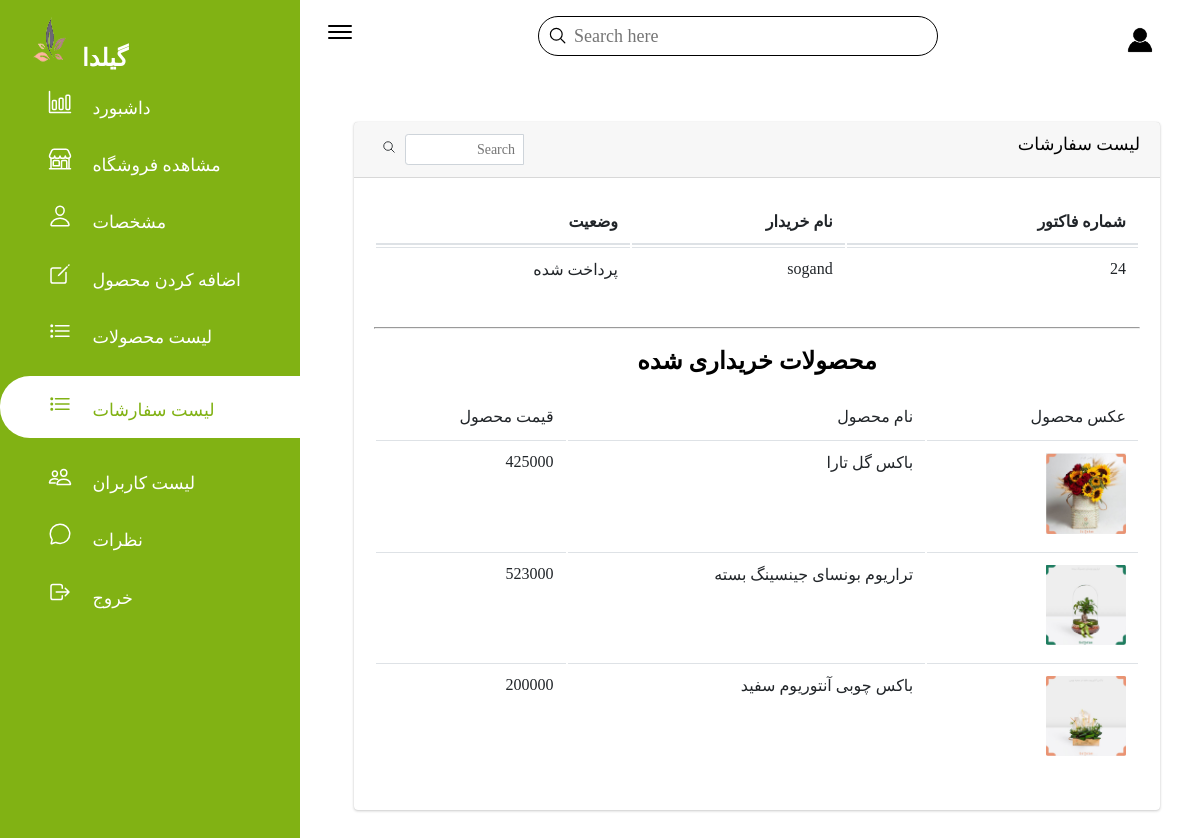
Screenshot of /admin/order_detail.php?order-id=24 with the database file from the repository.
### tables this page shows
CREATE TABLE `orders` (
  `id` int(11) NOT NULL,
  `user_email` text DEFAULT NULL,
  `product_ids` varchar(11) DEFAULT NULL,
  `total` int(11) DEFAULT NULL,
  `is_paid` int(11) DEFAULT NULL
);

CREATE TABLE `products` (
  `id` int(11) NOT NULL,
  `products_name` text NOT NULL,
  `products_price` int(11) NOT NULL,
  `products_desc` text NOT NULL,
  `products_image` text NOT NULL,
  `products_offer` int(11) NOT NULL,
  `type` varchar(30) DEFAULT NULL
);

### admin/order_detail.php (the view, shortened to what this page needs)
<?php require_once '../config/config.php'; ?>
<?php
$orderId = $_GET['order-id'];
$getOrderDetail = mysqli_query($db, "SELECT * FROM orders WHERE id=$orderId");
$orderDetail = mysqli_fetch_array($getOrderDetail);
$productIds = $orderDetail['product_ids'];
$getIds = explode(',', $productIds, -1);
?>
<!doctype html>
<html lang="en">
<head>
  <link rel="stylesheet" href="../css/styleadmin.css">
  <link href="../css/responsive.css" rel="stylesheet" />
</head>
<body>
        <div class="sidebar">
            <div class="sidebar-brand">
                <h2><img  src="../images/icon.PNG" width="50px" height="50px"><span>گیلدا</span></h2>
            </div>
            <div class="sidebar-menu">
                <ul>
                    <li class="list">
                        <a href="adminPanel.php">
                            <span class="icon"><ion-icon name="bar-chart-outline"></ion-icon></span>
                            <span class="title">داشبورد</span>
                        </a>
                    </li>
                    <li class="list">
                        <a href="../index.php">
                            <span class="icon"><ion-icon name="storefront-outline"></ion-icon></span>
                            <span class="title">مشاهده فروشگاه</span>
                        </a>
                    </li>
                    <li class="list">
                        <a href="admin_about.php">
                            <span class="icon"><ion-icon name="person-outline"></ion-icon></span>
                            <span class="title">مشخصات</span>
                        </a>
                    </li>
                    <li class="list">
                        <a href="add_products.php">
                            <span class="icon"><ion-icon name="create-outline"></ion-icon></span>
                            <span class="title">اضافه کردن محصول</span>
                        </a>
                    </li>
                    <li class="list">
                        <a href="products.php">
                            <span class="icon"><ion-icon name="list-outline"></ion-icon></span>
                            <span class="title">لیست محصولات</span>
                        </a>
                    </li>
                    <li class="list active">
                        <a href="orders.php">
                            <span class="icon"><ion-icon name="list-outline"></ion-icon></span>
                            <span class="title">لیست سفارشات</span>
                        </a>
                    </li>
                    <li class="list">
                        <a href="users.php">
                            <span class="icon"><ion-icon name="people-outline"></ion-icon></span>
                            <span class="title">لیست کاربران</span>
                        </a>
                    </li>
                    <li class="list">
                        <a href="comments.php">
                            <span class="icon"><ion-icon name="chatbubble-outline"></ion-icon></span>
                            <span class="title">نظرات</span>
                        </a>
                    </li>
                    <li class="list">
                        <a href="../config/logOut.php">
                            <span class="icon"><ion-icon name="log-out-outline"></ion-icon></span>
                            <span class="title">خروج</span>
                        </a>
                    </li>
                </ul>
            </div>
        </div>
        <div class="main-content">
            <header>
                    <h1>
                        <label for="nav-toggle">
                            <span><ion-icon name="menu-outline"></ion-icon></span>
                        </label>
                    </h1>
                <div class="search-wrappar">
                    <label>
                        <span><ion-icon name="search-outline"></ion-icon></span>
                        <input type="Search" placeholder="Search here"/>
                    </label>
                </div>
                <div class="user-wrappar">
                    <img src="../images/usericon.png" width="40px" height="40px">
                </div>
            </header>
            <main>
            <div class="content">
              <div class="content-2">
                <div class="order-detail">
                    <div class="row">
                        <div class="col-12">
                            <div class="card">
                                <div class="card-header">
                                    <h3 class="card-title">لیست سفارشات</h3>
                                    <div class="card-tools">
                                        <div class="input-group input-group-sm" style="width: 150px;">
                                            <input type="text" name="table_search" class="form-control float-right" placeholder="Search">
                                            <div class="input-group-append">
                                                <button type="submit" class="btn btn-default"><ion-icon name="search-outline"></ion-icon</button>
                                            </div>
                                        </div>
                                    </div>
                                </div>
                                <div class="card-body table-responsive p-0">
                                    <table class="table table-hover">
                                        <thead>
                                            <tr>
                                                <th>شماره فاکتور</th>
                                                <th>نام خریدار</th>
                                                <th>وضعیت</th>
                                            </tr>
                                        </thead>
                                        <tbody>
                                            <tr>
                                                <td>
                                                    <?php echo $orderDetail['id'] ?>
                                                </td>
                                                <td>
                                                    <?php echo $orderDetail['user_email'] ?>
                                                </td>
                                                <td>
                                                    <?php
                                                    if ($orderDetail['is_paid'] == 0)
                                                    {echo 'پرداخت نشده';}
                                                    else {echo 'پرداخت شده';}
                                                    ?>
                                                </td>
                                            </tr>
                                        </tbody>
                                    </table>
                                    <br><hr><br>
                                    <h2 ALIGN="CENTER">محصولات خریداری شده</h2><br>
                                    <table class="table table-hover">
                                        <thead>
                                        <tr>
                                            <td>عکس محصول</td>
                                            <td>نام محصول</td>
                                            <td>قیمت محصول</td>
                                        </tr>
                                        </thead>
                                        <tbody>
                                        <?php
                                        foreach ($getIds as $getId)
                                        {
                                            $getProduct = mysqli_query($db, "SELECT * FROM products WHERE id=$getId");
                                            $fetch = mysqli_fetch_array($getProduct);
                                            ?>
                                        <tr>
                                            <td>
                                                <img src="../images/<?php echo $fetch['products_image']?>" alt="<?php echo $fetch['products_name']?>" width="80px" id="productsimg">
                                            </td>
                                            <td>
                                                <?php
                                                echo $fetch['products_name'] . "<br>";
                                                ?>
                                            </td>
                                            <td>
                                                <?php
                                                echo $fetch['products_price'] . "<br>";
                                                }
                                                ?>
                                            </td>
                                        </tr>
                                        </tbody>
                                    </table>
                                </div>
                            </div>
                        </div>
                    </div>
                </div>
              </div>
            </div>
</body>
</html>

### rows the page displays
orders: id "24", user_email "sogand"
products: products_image (picture), products_name "باکس گل تارا", products_price "425000"
products: products_image (picture), products_name "تراریوم بونسای جینسینگ بسته", products_price "523000"
products: products_image (picture), products_name "باکس چوبی آنتوریوم سفید", products_price "200000"
